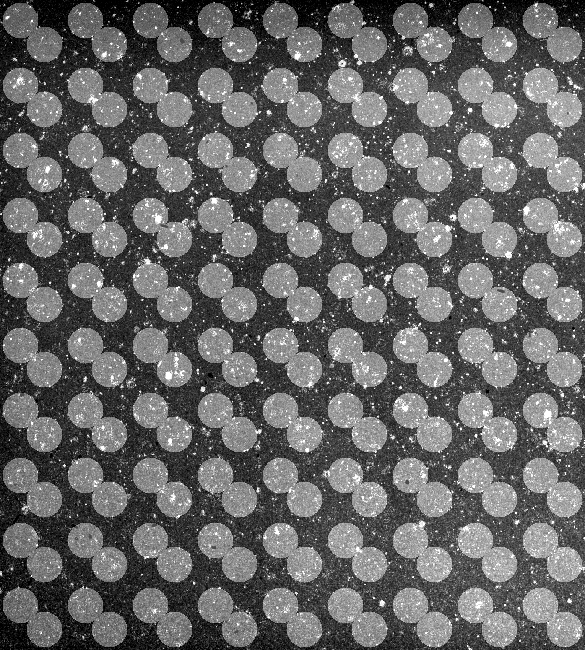
%> input picture 00_OLD_WORK_/001_Artificial_Img.tiff, 585 x 650 px
$ octave --eval "result = noisy_image_preprocessor(imread('001_Artificial_Img.tiff'));"   (GNU Octave 9; MATLAB toolbox functions it lacks are replaced by stand-ins)
%> lines starting %> are read from the running program, lines starting %| are printed output that depends on the picture; in (x1, y1, x2, y2) boxes, pixels count from 0 and x2, y2 are one past the last pixel; in counts of white or black regions, pixels touching at a corner belong together; the program's own positions count from 1
function [img , bw] = noisy_image_preprocessor(img)

% Adjust data to span data range.
img = imadjust(img);
%> img is the input picture: size 650x585 uint8; min 0, max 255, mean 102.2

% Threshold image - adaptive threshold
bw = imbinarize(img, 'adaptive', 'Sensitivity', 0.570000, 'ForegroundPolarity', 'bright');
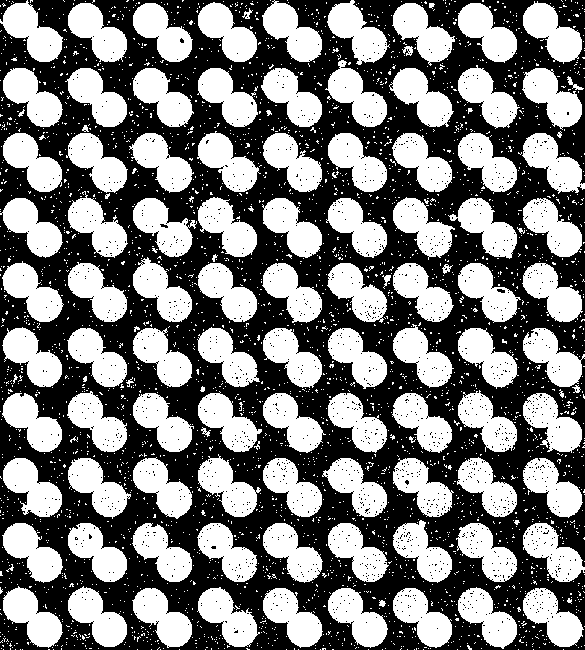
%> bw: size 650x585 logical; 48.5% white; 3231 white regions (3116 under 20 px), largest, box (x1, y1, x2, y2) and area: (327, 0, 390, 65) 2026, (3, 458, 62, 517) 2016, (325, 60, 387, 127) 2008

% Open mask with disk
radius = 3; decomposition = 0;
se = strel('disk', radius, decomposition);
bw = imopen(bw, se);
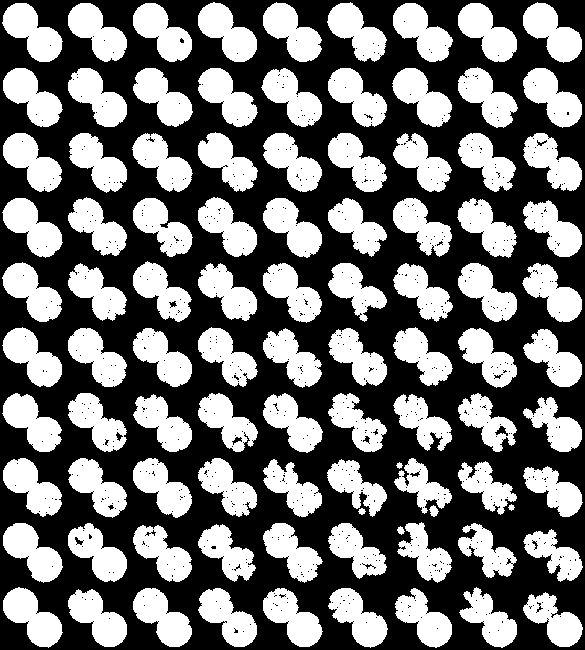
%> bw: size 650x585 logical; 43.5% white; 95 white regions, largest, box (x1, y1, x2, y2) and area: (2, 3, 63, 62) 1975, (523, 2, 582, 63) 1974, (3, 587, 63, 648) 1971

% Close mask with disk
radius = 3; decomposition = 0;
se = strel('disk', radius, decomposition);
bw = imclose(bw, se);
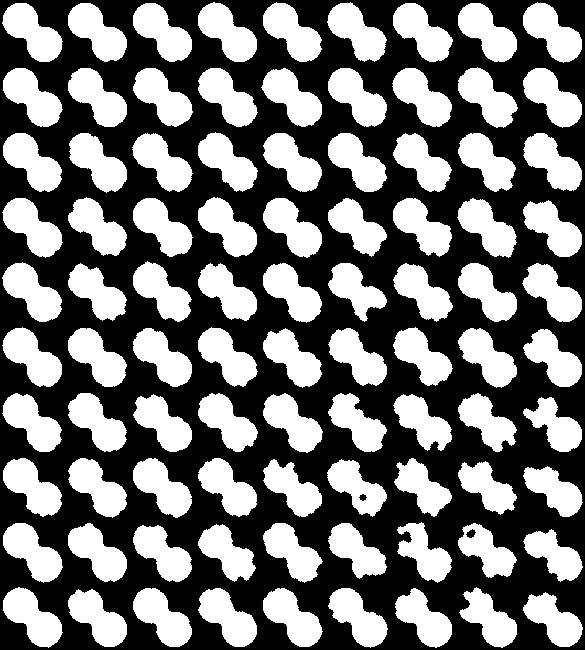
%> bw: size 650x585 logical; 44.8% white; 90 white regions, largest, box (x1, y1, x2, y2) and area: (2, 3, 63, 62) 1993, (523, 2, 582, 63) 1992, (3, 587, 63, 648) 1989

% Create masked image.
img(~bw) = 0;
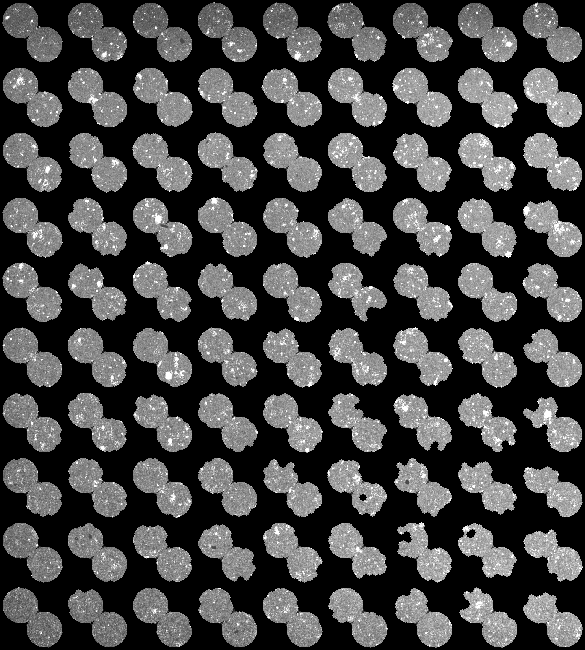
%> img: size 650x585 uint8; min 0, max 255, mean 67.4
end

$ run again, on 00_OLD_WORK_/002_Artificial_Img.tiff
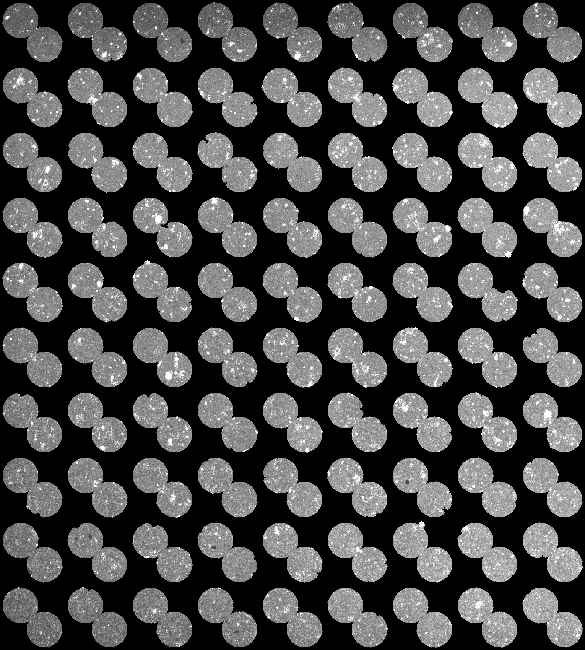
%> input picture 00_OLD_WORK_/002_Artificial_Img.tiff, 585 x 650 px
%> in noisy_image_preprocessor, `bw = imbinarize(img, 'adaptive', 'Sensitivity', 0.570000, 'ForegroundP..`:
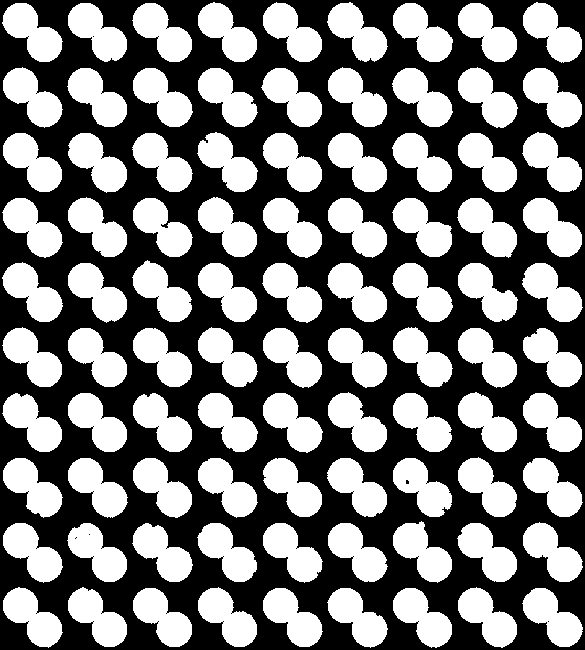
%> bw: size 650x585 logical; 46.6% white; 90 white regions, largest, box (x1, y1, x2, y2) and area: (393, 521, 452, 583) 1996, (392, 198, 452, 257) 1990, (457, 198, 517, 258) 1986
%> in noisy_image_preprocessor, `bw = imclose(bw, se);`:
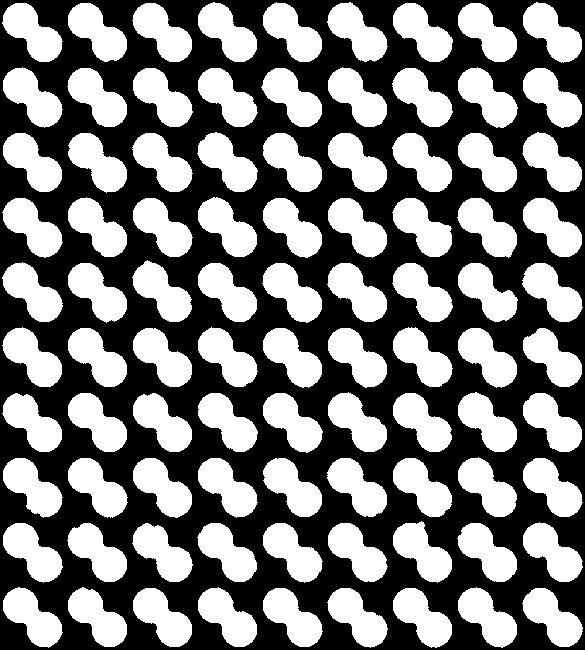
%> bw: size 650x585 logical; 47% white; 90 white regions, largest, box (x1, y1, x2, y2) and area: (393, 521, 452, 583) 2017, (392, 198, 452, 257) 2008, (457, 198, 517, 258) 2004

$ run again, on 00_OLD_WORK_/Img_GN_0.715_.tif
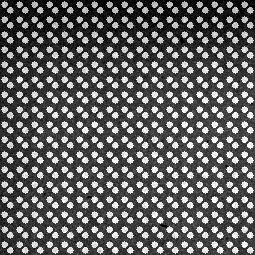
%> input picture 00_OLD_WORK_/Img_GN_0.715_.tif, 255 x 255 px
%> in noisy_image_preprocessor, img is the input picture: size 255x255 uint8; min 0, max 255, mean 99.6
%> in noisy_image_preprocessor, `bw = imbinarize(img, 'adaptive', 'Sensitivity', 0.570000, 'ForegroundP..`:
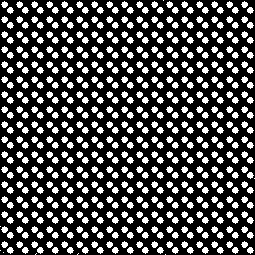
%> bw: size 255x255 logical; 29.4% white; 586 white regions (8 under 20 px), largest, box (x1, y1, x2, y2) and area: (247, 217, 254, 224) 34, (1, 1, 8, 8) 33, (16, 1, 23, 8) 33
%> in noisy_image_preprocessor, `img(~bw) = 0;`:
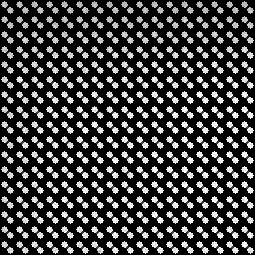
%> img: size 255x255 uint8; min 0, max 255, mean 63
